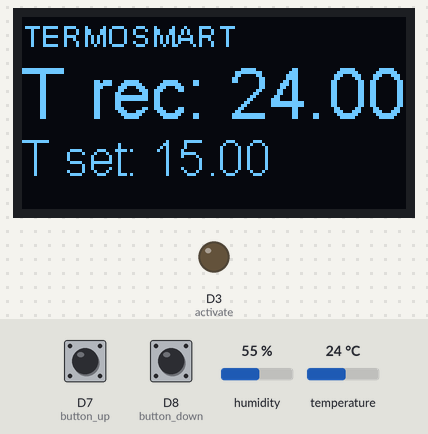
Recording of a sketch running on a simulated ESP8266 (NodeMCU). On the bench: 128×64 one-colour display, output pins drawn as LEDs (lit = HIGH). The test bench sets the inputs (shaded band); at power-on: D8 (button_down) LOW, D7 (button_up) LOW, temperature 24 °C, humidity 55 %. WiFi joins after 1.5 s; servers stay silent unless stated; uploads are accepted with an empty reply; what the sketch prints to the serial monitor is not drawn.

Above: at 5.2 s.
5.3 s: D8 (button_down) pulled HIGH for 3.2 s
At 9.0 s:
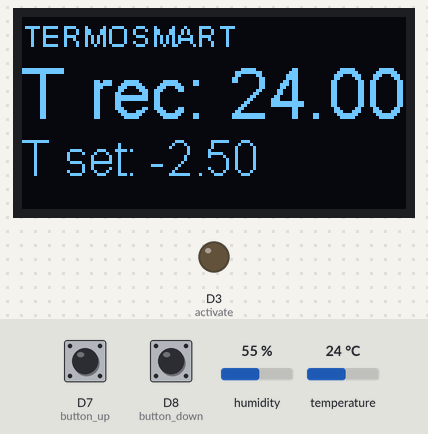
10.0 s: D7 (button_up) pulled HIGH for 3.2 s
At 12.37 s:
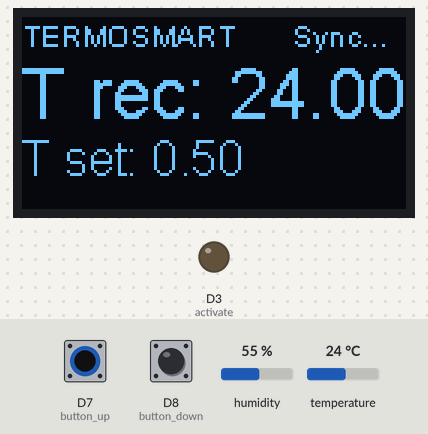
14.7 s: D8 (button_down) pulled HIGH for 1 s
At 17.72 s:
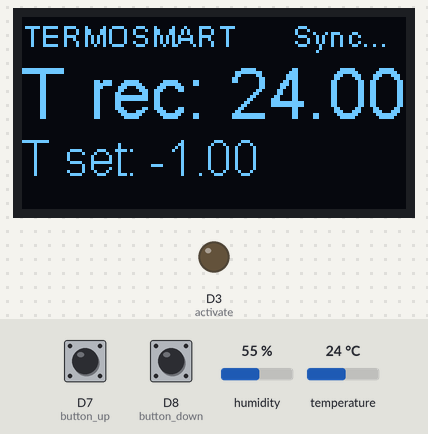
19.4 s: temperature set to 12 °C
At 21.2 s:
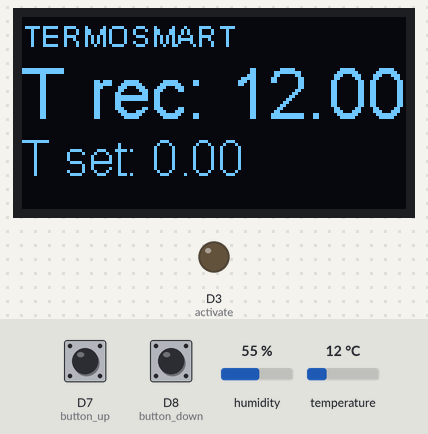
24.3 s: D7 (button_up) pulled HIGH for 0.3 s
At 26.1 s:
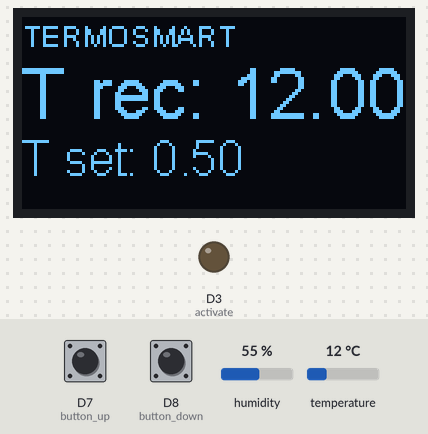
29.6 s: temperature set to 19 °C
At 31.1 s:
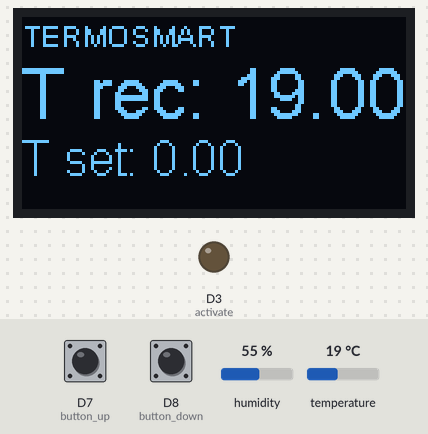
Timing chart, 0 to 32.6 s (numbered marks = the images above; inputs shaded):
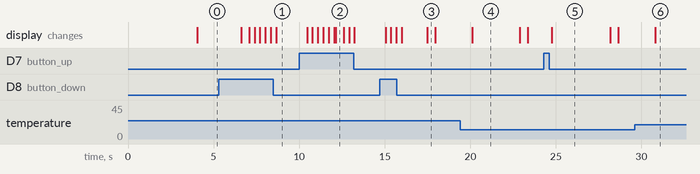

Measured:
- after the input at 5.3 s, the display: first differs from a run without the input after 2.1 s (image 1 shows a later state)
- after the input at 19.4 s, the display: changes after 0.71 s (image 4)
- after the input at 24.3 s, the display: changes after 0.45 s (image 5)
- after the input at 29.6 s, the display: changes after 1.2 s (image 6)
- what the display in image 2 shows lasts 0.5 s, from 12.1 s to 12.6 s
- what the display in image 4 shows lasts 2.8 s, from 20.1 s to 22.9 s
- what the display in image 5 shows lasts 3.4 s, from 24.8 s to 28.2 s

The sketch:

TermoSmart_node.ino
```cpp
#include <Wire.h>
#include "SSD1306.h"

#include <DHT.h>

#include <Arduino.h>
#include <ArduinoJson.h>

#include <ESP8266WiFi.h>
#include <ESP8266WiFiMulti.h>

#include <ESP8266HTTPClient.h>

#define USE_SERIAL Serial

ESP8266WiFiMulti WiFiMulti;

String token = "";

float temp_set = 15; //valori standard per inizializzare
float temp_rec = 15;

String temp_set_s;
String temp_rec_s;

#define DHTPIN 5
#define DHTTYPE 22

int activate = 0; //pin per triggerare relay
int button_up = 13;
int button_down = 15;

unsigned long prevTime;

DHT dht(DHTPIN, DHTTYPE);

SSD1306  display(0x3c, D3, D5);

void setup() {


    USE_SERIAL.begin(9600);
    USE_SERIAL.setDebugOutput(true);

    USE_SERIAL.println();
    USE_SERIAL.println();
    USE_SERIAL.println();

    dht.begin();

    for(uint8_t t = 4; t > 0; t--) {
        USE_SERIAL.printf("[SETUP] WAIT %d...\n", t);
        USE_SERIAL.flush();
        delay(1000);
    }

    pinMode(activate, OUTPUT);
    pinMode(button_up, INPUT);
    pinMode(button_down, INPUT);

    display.init();
    display.flipScreenVertically();
    display.setFont(ArialMT_Plain_16);
    display.setTextAlignment(TEXT_ALIGN_LEFT);

    WiFi.mode(WIFI_STA);
    WiFiMulti.addAP("ssid", "pwd");

}

void loop() {

  float t = dht.readTemperature();

  if (isnan(t)){
    USE_SERIAL.println("Failed to read from DHT sensor!");
  } else{
    temp_rec = t;
  }

  display.clear();
  display.setFont(ArialMT_Plain_10);
  display.drawString(0, 0, "TERMOSMART");
  display.setFont(ArialMT_Plain_24);
  display.drawString(0, 12, "T rec: " + String(temp_rec));
  display.setFont(ArialMT_Plain_16);
  display.drawString(0, 38, "T set: " + String(temp_set));
  display.display();

  // funzione per attivare impianto
  if(temp_set < temp_rec){
    digitalWrite(activate, LOW);
  } else{
    digitalWrite(activate, HIGH);
  }

  //funzione per bottoni fisici
  if((digitalRead(button_up)) == HIGH){
    temp_set = temp_set + 0.5;
    delay(100);
  }
  if((digitalRead(button_down)) == HIGH){
    temp_set = temp_set - 0.5;
    delay(100);
  }

  if((millis()-prevTime) > 5000){
    if(WiFiMulti.run() == WL_CONNECTED){
      display.setFont(ArialMT_Plain_10);
      display.drawString(90, 0, "Sync...");
      display.display();
      httpUpdate();
    }
    prevTime = millis();
  }

  delay(200);
}

void httpUpdate(){
        StaticJsonBuffer<300> JSONbuffer;   //Declaring static JSON buffer
        JsonObject& JSONencoder = JSONbuffer.createObject();

        temp_rec_s = String(temp_rec);
        temp_set_s = String(temp_set);

        JSONencoder["token"] = token;
        JSONencoder["tempRec"] = temp_rec_s;
        JSONencoder["tempSet"] = temp_set_s;

        char JSONmessageBuffer[300];
        JSONencoder.prettyPrintTo(JSONmessageBuffer, sizeof(JSONmessageBuffer));
        Serial.println(JSONmessageBuffer);

        HTTPClient http;

        USE_SERIAL.print("[HTTP] begin...\n");
        // configure traged server and url
        //http.begin("https://192.168.1.12/test.html", "7a 9c f4 db 40 d3 62 5a 6e 21 bc 5c cc 66 c8 3e a1 45 59 38"); //HTTPS
        http.begin("url"); //HTTP
        http.addHeader("Content-Type", "application/json");

        USE_SERIAL.print("[HTTP] POST...\n");


        // start connection and send HTTP header
        int httpCode = http.POST(JSONmessageBuffer);

        // httpCode will be negative on error
        if(httpCode > 0) {
            // HTTP header has been send and Server response header has been handled
            USE_SERIAL.printf("[HTTP] POST... code: %d\n", httpCode);

            // file found at server
            if(httpCode == HTTP_CODE_OK) {
                String payload = http.getString();
                USE_SERIAL.println(payload);
                if(payload != "ok"){
                  temp_set = payload.toFloat();
                }
            }
        } else {
            USE_SERIAL.printf("[HTTP] POST... failed, error: %s\n", http.errorToString(httpCode).c_str());
        }

        http.end();
    }
```
